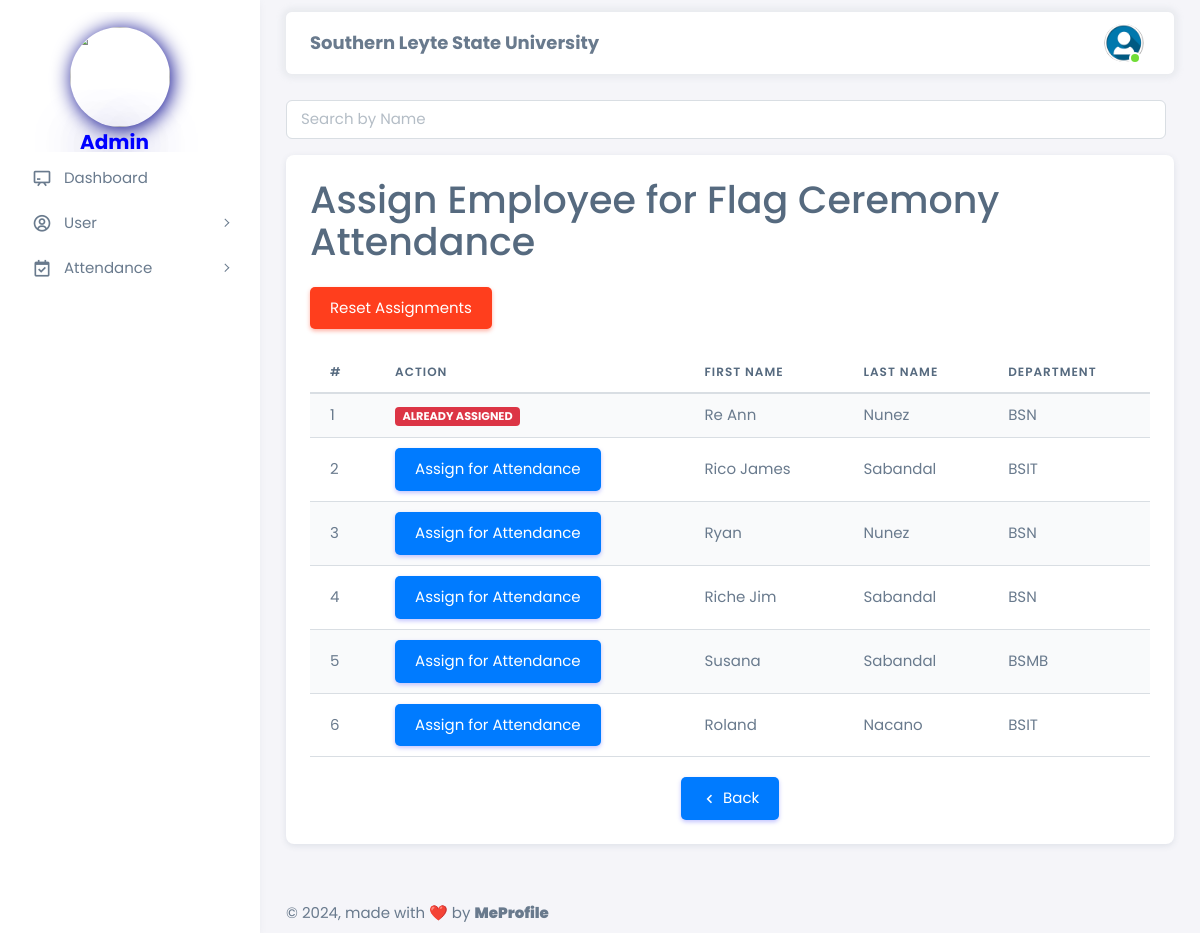
The page /html/admin/assign_employee_department.php (signed in) on the database as committed earlier.
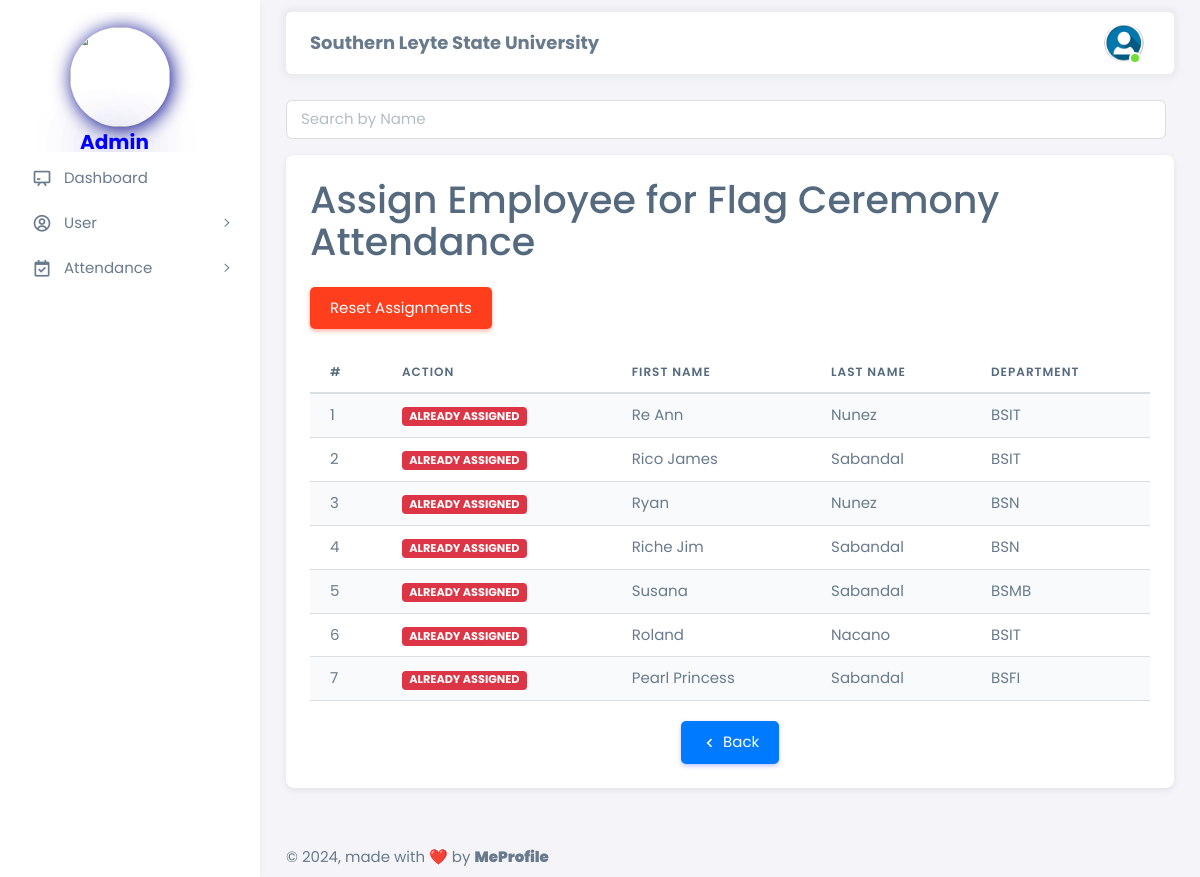
The same page on the database as committed later.
### tables this page shows
CREATE TABLE `employee_registration` (
  `employee_id` int NOT NULL,
  `first_name` varchar(50) NOT NULL,
  `last_name` varchar(50) NOT NULL,
  `email` varchar(100) NOT NULL,
  `password` varchar(255) NOT NULL,
  `phone_number` varchar(15) DEFAULT NULL,
  `department` varchar(50) DEFAULT NULL,
  `position` varchar(50) DEFAULT NULL,
  `is_admin` tinyint(1) NOT NULL DEFAULT '0',
  `hire_date` date DEFAULT NULL,
  `address` varchar(255) DEFAULT NULL,
  `city` varchar(100) DEFAULT NULL,
  `postal_code` varchar(20) DEFAULT NULL,
  `country` varchar(50) DEFAULT NULL,
  `date_of_birth` date DEFAULT NULL,
  `gender` varchar(10) DEFAULT NULL,
  `emergency_contact_name` varchar(100) DEFAULT NULL,
  `emergency_contact_number` varchar(15) DEFAULT NULL,
  `created_at` timestamp NULL DEFAULT CURRENT_TIMESTAMP,
  `updated_at` timestamp NULL DEFAULT CURRENT_TIMESTAMP ON UPDATE CURRENT_TIMESTAMP,
  `is_assigned` tinyint(1) NOT NULL DEFAULT '0',
  `is_assigned_department` tinyint(1) NOT NULL DEFAULT '0'
);

### html/admin/assign_employee_department.php (the view, shortened to what the changed rows need)
<?php
require '../config.php';
$search = isset($_GET['search']) ? $_GET['search'] : '';
$sql = "SELECT * FROM employee_registration WHERE is_admin = 0 AND (first_name LIKE ? OR last_name LIKE ? OR email LIKE ?)";
$stmt = $conn->prepare($sql);
$search_term = "%$search%";
$stmt->bind_param("sss", $search_term, $search_term, $search_term);
$stmt->execute();
$result = $stmt->get_result();
?>
<!DOCTYPE html>
<html lang="en" class="light-style layout-menu-fixed" dir="ltr" data-theme="theme-default" data-assets-path="../assets/" data-template="vertical-menu-template-free">
<head>
    <link rel="stylesheet" href="https://cdn.jsdelivr.net/npm/sweetalert2@11/dist/sweetalert2.min.css">
    <link rel="stylesheet" href="../../assets/vendor/fonts/boxicons.css" />
    <link rel="stylesheet" href="../../assets/vendor/css/core.css" class="template-customizer-core-css" />
    <link rel="stylesheet" href="../../assets/vendor/css/theme-default.css" class="template-customizer-theme-css" />
    <link rel="stylesheet" href="../../assets/css/demo.css" />
    <link rel="stylesheet" href="../../assets/vendor/libs/perfect-scrollbar/perfect-scrollbar.css" />
    <link rel="stylesheet" href="../../assets/vendor/libs/apex-charts/apex-charts.css" />
</head>
<body>
    <div class="layout-wrapper layout-content-navbar">
        <div class="layout-container">
            <div class="layout-page">
                <div class="content-wrapper">
                    <div class="container-xxl flex-grow-1 container-p-y">
                        <div class="row">
                            <div class="col-lg-12 mb-4 order-0">
                                <div class="card">
                                    <div class="card-body">
                                        <h1 class="mb-4">Assign Employee for Flag Ceremony Attendance</h1>
                                        <div class="table-responsive">
                                            <table class="table table-striped">
                                                <thead>
                                                    <tr>
                                                        <th>#</th>
                                                        <th>Action</th>
                                                        <th>First Name</th>
                                                        <th>Last Name</th>
                                                        <th>Department</th>
                                                    </tr>
                                                </thead>
                                                <tbody id="employeeTableBody">
                                                    <?php
                                                    $counter = 1;
                                                    if ($result->num_rows > 0) {
                                                        while ($row = $result->fetch_assoc()) {
                                                            echo "<tr>";
                                                            echo "<td class='text-nowrap'>{$counter}</td>";
                                                            echo "<td class='text-nowrap'>";
                                                            if ($row['is_assigned_department'] == 0) {
                                                                echo "<button class='btn btn-primary assign-button' data-employee-id='{$row['employee_id']}'>Assign for Attendance</button>";
                                                            } else {
                                                                echo "<span class='badge badge-danger'>Already Assigned</span>";
                                                            }
                                                            echo "</td>";
                                                            echo "<td class='text-nowrap'>{$row['first_name']}</td>";
                                                            echo "<td class='text-nowrap'>{$row['last_name']}</td>";
                                                            echo "<td class='text-nowrap'>{$row['department']}</td>";
                                                            echo "</tr>";
                                                            $counter++;
                                                        }
                                                    } else {
                                                        echo "<tr><td colspan='6'>No non-admin employees found.</td></tr>";
                                                    }
                                                    ?>
                                                </tbody>
                                            </table>
                                        </div>
                                    </div>
                                </div>
                            </div>
                        </div>
                    </div>
                </div>
            </div>
        </div>
    </div>
</body>
</html>

Rows that differ between the two databases and show on the page:
changed employee_registration "Re Ann": department "BSN" → "BSIT"
changed employee_registration "Rico James": is_assigned_department "Assign for Attendance" → "ALREADY ASSIGNED"
changed employee_registration "Ryan": is_assigned_department "Assign for Attendance" → "ALREADY ASSIGNED"
changed employee_registration "Riche Jim": is_assigned_department "Assign for Attendance" → "ALREADY ASSIGNED"
changed employee_registration "Susana": is_assigned_department "Assign for Attendance" → "ALREADY ASSIGNED"
changed employee_registration "Roland": is_assigned_department "Assign for Attendance" → "ALREADY ASSIGNED"
added employee_registration: is_assigned_department "ALREADY ASSIGNED", first_name "Pearl Princess", last_name "Sabandal", department "BSFI"
